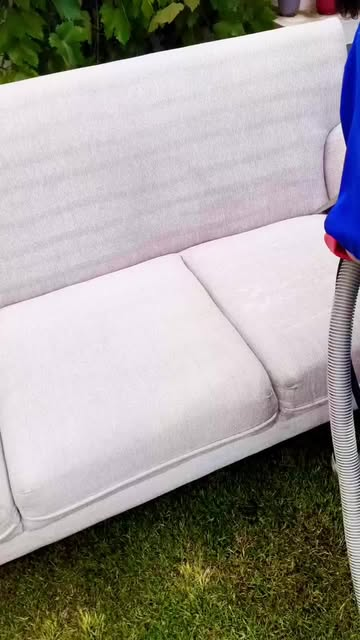
#> input picture everclean-ags/gen/exterior-src.png, 360 x 640 px, given in place of logo-src.png, which was not available
$ python favicon2.py
#> lines starting #> are read from the running program, lines starting #| are printed output that depends on the picture; pictures that were not available may be replaced by others from this repository, and a replacement may not be noted
from PIL import Image
GEN = "/Users/emmanuelcruzsalas/Prospeccion-Web-Ags/krevo-muestras/everclean-ags/gen"
IMG = "/Users/emmanuelcruzsalas/Prospeccion-Web-Ags/krevo-muestras/everclean-ags/img"
logo = Image.open(f"{GEN}/logo-src.png").convert("RGB")
#> logo is the input picture: PIL image 360x640 RGB; mean R, G, B 160.3, 156.4, 152.9
w,h = logo.size
#> w = 360; h = 640
icon = logo.crop((int(w*0.20), int(h*0.06), int(w*0.84), int(h*0.55)))
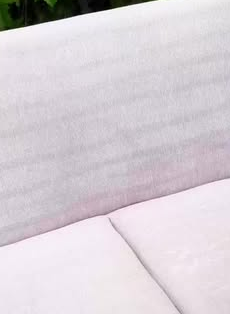
#> icon: PIL image 230x314 RGB; mean R, G, B 214.6, 207.3, 213.6
bg = Image.new("RGB", (600,600), (0,0,45))
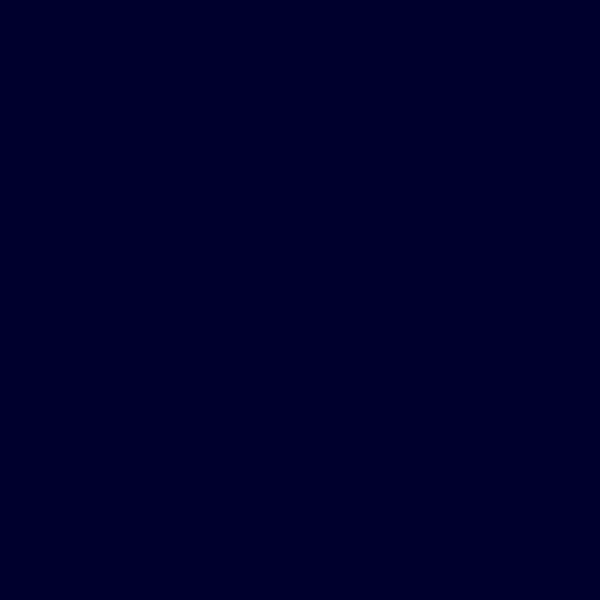
#> bg: PIL image 600x600 RGB; mean R, G, B 0, 0, 45
ic = icon.resize((500, int(500*icon.size[1]/icon.size[0])), Image.LANCZOS)
bg.paste(ic, ((600-ic.size[0])//2, (600-ic.size[1])//2))
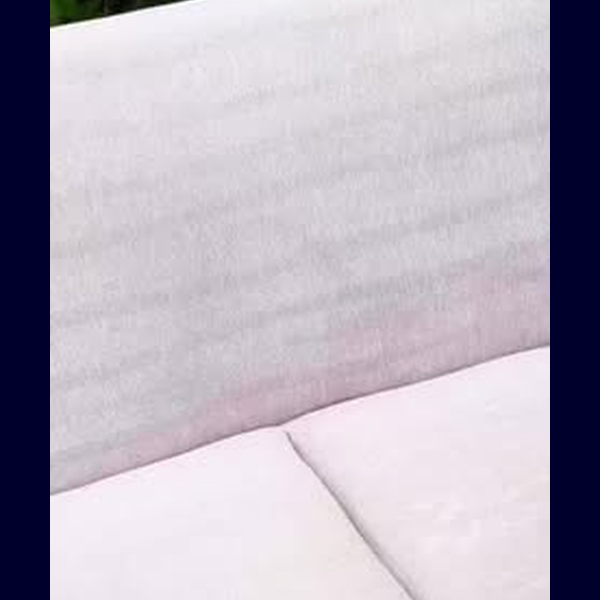
#> bg: PIL image 600x600 RGB; mean R, G, B 182.5, 175.9, 189.4
for size, name in [(32,"favicon-32.png"),(180,"apple-touch-icon.png"),(512,"og-icon.png")]:
    bg.resize((size,size), Image.LANCZOS).save(f"{IMG}/{name}")
#> this loop made 3 passes
#> pass 1, `bg.resize((size,size), Image.LANCZOS).save(f"{IMG}/{name}")`:
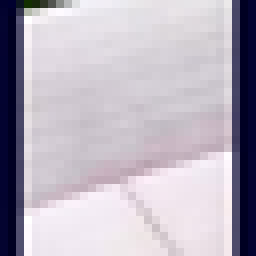
#> saved as favicon-32.png: PIL image 32x32 RGB (shown 8 times larger); mean R, G, B 183.4, 176.8, 189.5
#> pass 2, `bg.resize((size,size), Image.LANCZOS).save(f"{IMG}/{name}")`:
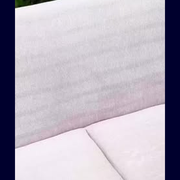
#> saved as apple-touch-icon.png: PIL image 180x180 RGB; mean R, G, B 182.5, 175.9, 189.4
